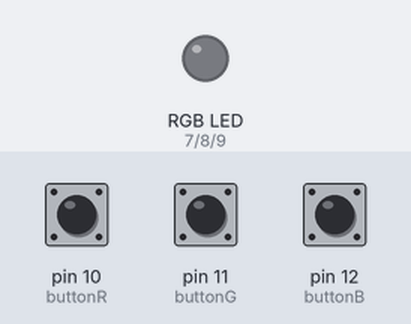
Simulated run of this sketch. Board: Arduino Uno, built with avr-gcc and run on an emulated ATmega328P. Shown: an RGB LED mixed from three pins (HIGH = lit). The test bench sets the inputs (shaded band); at power-on: pin 10 (buttonR) HIGH, pin 11 (buttonG) HIGH, pin 12 (buttonB) HIGH.

Above: at 1.2 s.
1.3 s: pin 10 (buttonR) pulled LOW for 0.15 s
At 1.37 s:
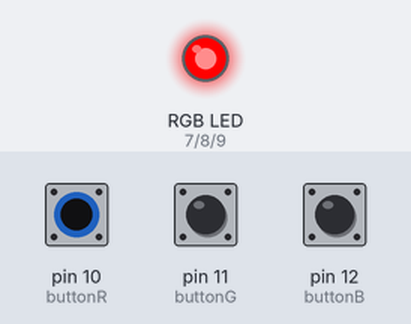
2.9 s: pin 11 (buttonG) pulled LOW for 0.15 s
At 2.97 s:
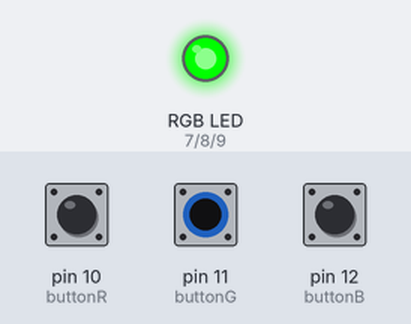
4.5 s: pin 12 (buttonB) pulled LOW for 0.15 s
At 4.57 s:
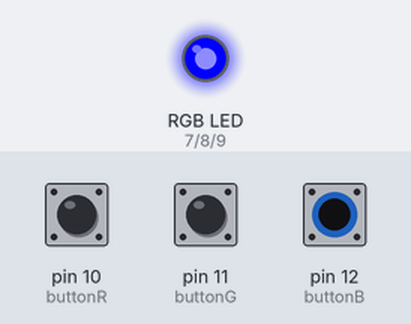
6.1 s: pin 12 (buttonB) pulled LOW for 3.2 s
At 9.6 s:
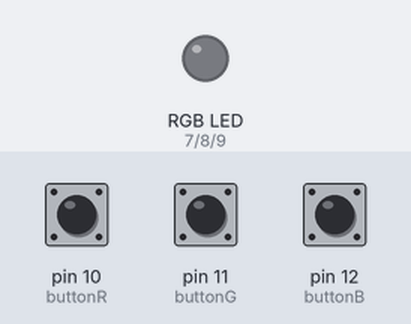
10.8 s: pin 10 (buttonR) pulled LOW for 3.2 s
At 11.9 s:
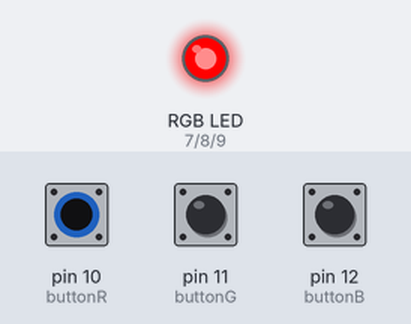
15.5 s: pin 10 (buttonR) driven LOW and pin 11 (buttonG) driven LOW
At 16.7 s:
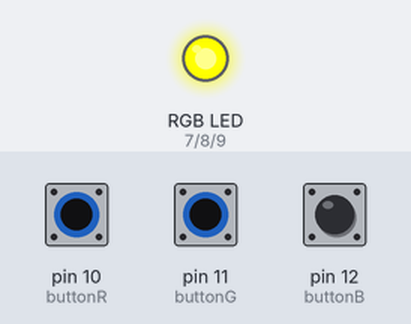
Timing chart, 0 to 18.0 s (numbered marks = the images above; inputs shaded):
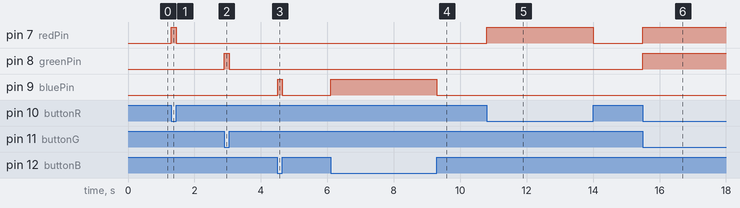

Measured:
- after the input at 1.3 s, pin 7 (redPin): LOW → HIGH at once, → LOW 0.15 s later
- after the input at 2.9 s, pin 8 (greenPin): LOW → HIGH at once, → LOW 0.15 s later
- after the input at 4.5 s, pin 9 (bluePin): LOW → HIGH at once, → LOW 0.15 s later
- after the input at 6.1 s, pin 9 (bluePin): LOW → HIGH at once, → LOW 3.2 s later
- after the input at 10.8 s, pin 7 (redPin): LOW → HIGH at once, → LOW 3.2 s later
- after the input at 15.5 s, pin 7 (redPin), pin 8 (greenPin): LOW → HIGH at once

The sketch:

cau40-ledRGB-3nut.ino
```cpp
const int redPin = 7;
const int greenPin = 8;
const int bluePin = 9;

const int buttonR = 10;
const int buttonG = 11;
const int buttonB = 12;

void setup() {
  pinMode(redPin, OUTPUT);
  pinMode(greenPin, OUTPUT);
  pinMode(bluePin, OUTPUT);

  pinMode(buttonR, INPUT_PULLUP);
  pinMode(buttonG, INPUT_PULLUP);
  pinMode(buttonB, INPUT_PULLUP);
}

void loop() {
  digitalWrite(redPin, digitalRead(buttonR) == LOW ? HIGH : LOW);
  digitalWrite(greenPin, digitalRead(buttonG) == LOW ? HIGH : LOW);
  digitalWrite(bluePin, digitalRead(buttonB) == LOW ? HIGH : LOW);
}
```
